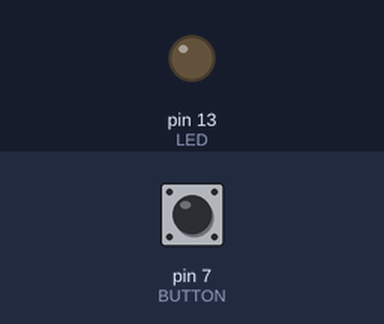
The sketch below on a simulated Arduino Uno, built with avr-gcc and run on an emulated ATmega328P. Shown: output pins drawn as LEDs (lit = HIGH). The test bench sets the inputs (shaded band); at power-on: pin 7 (BUTTON) LOW.

Above: at 1.2 s.
1.3 s: pin 7 (BUTTON) pulled HIGH for 0.15 s
At 1.9 s:
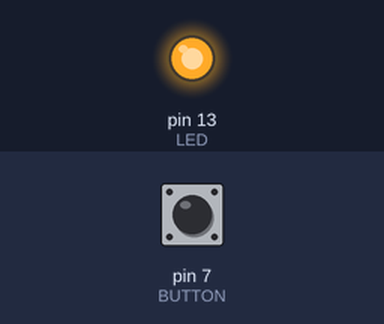
2.9 s: pin 7 (BUTTON) pulled HIGH for 1 s
At 4.3 s:
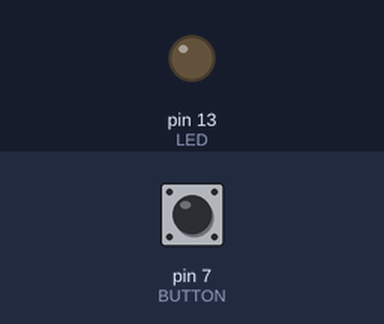
5.4 s: pin 7 (BUTTON) pulled HIGH for 3.2 s
At 6.2 s:
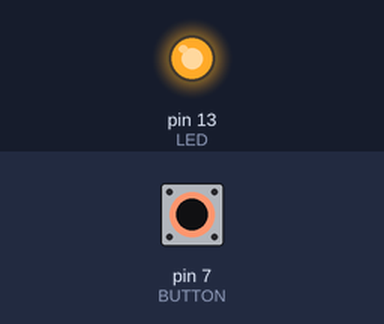
Timing chart, 0 to 8.4 s (numbered marks = the images above; inputs shaded):
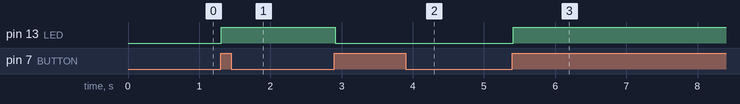

Measured:
- after the input at 1.3 s, pin 13 (LED): LOW → HIGH at once
- after the input at 2.9 s, pin 13 (LED): HIGH → LOW at once
- after the input at 5.4 s, pin 13 (LED): LOW → HIGH at once

The sketch:

example3.ino
```cpp
/*
 * 押したらLEDつきっぱなし
 * 再度押したらLED消える。
 */

const int LED = 13;
const int BUTTON = 7;

int val = 0;
int old_val = 0;
boolean state = false;

void setup() {
  pinMode(LED, OUTPUT);
  pinMode(BUTTON, INPUT);
}

void loop() {
  val = digitalRead(BUTTON);
  if ((val == HIGH) && (old_val == LOW)) {
    state = !state;
    delay(10);
  }
  old_val = val;
  if (state) {
    digitalWrite(LED, HIGH);
  } else {
    digitalWrite(LED, LOW);
  }
}
```
